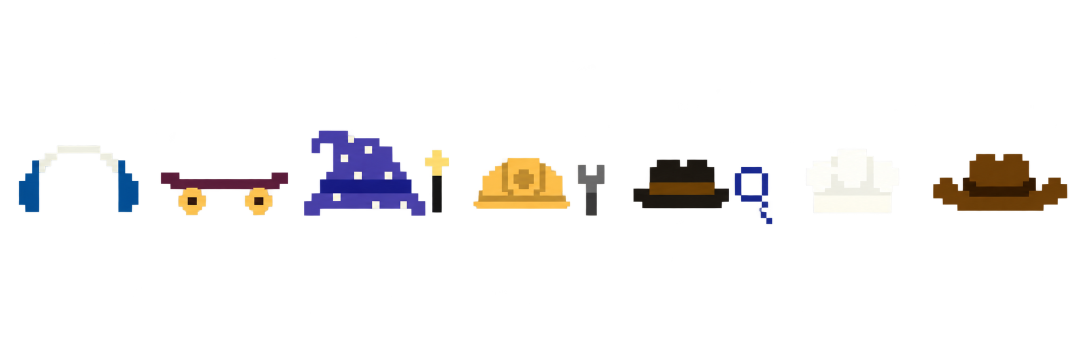
#> input picture assets/source/outfits/accessory-strip-01.png, 2172 x 724 px (shown at 1/2 size)
$ python extract_accessories.py
#> lines starting #> are read from the running program, lines starting #| are printed output that depends on the picture
"""Extract generated accessory pixels only; never draws or synthesizes artwork."""
from __future__ import annotations

from collections import deque
import json
from pathlib import Path
from PIL import Image

root = Path(__file__).resolve().parent
source = root / "accessory-strip-01.png"
image = Image.open(source).convert("RGBA")
#> image is the input picture: PIL image 2172x724 RGBA; mean R, G, B, A 11.5, 9.9, 9.6, 19.3
width, height = image.size
#> width = 2172; height = 724
alpha = image.getchannel("A")
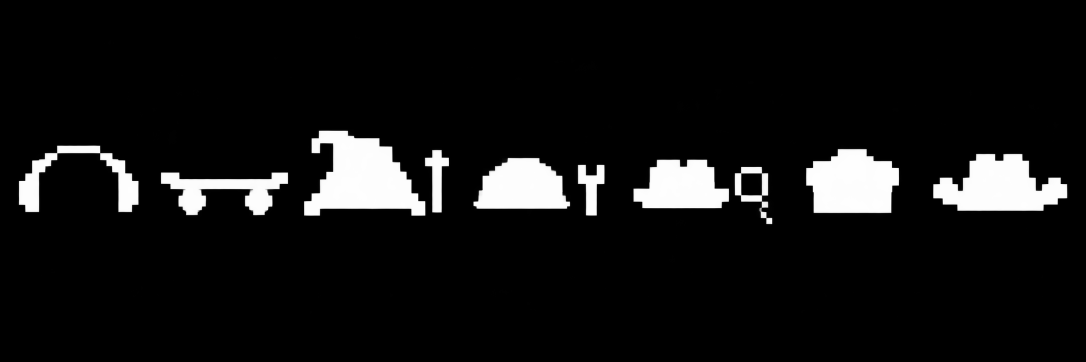
#> alpha: PIL image 2172x724 L (shown at 1/2 size); min 0, max 255, mean 19.3
#> (the run stopped early here; a loop or call above may not have finished)
